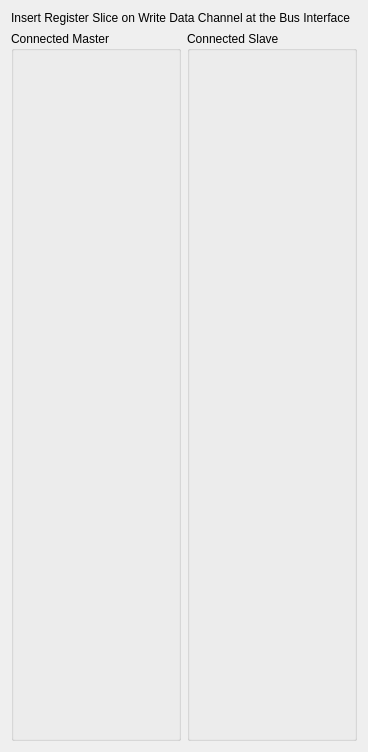
                 <widget class="QWidget" name="scrollAreaWidgetContents_6">
                  <property name="geometry">
                   <rect>
                    <x>0</x>
                    <y>0</y>
                    <width>367</width>
                    <height>752</height>
                   </rect>
                  </property>
                  <layout class="QVBoxLayout" name="verticalLayout_34">
                   <item>
                    <widget class="QLabel" name="label_7">
                     <property name="text">
                      <string>Insert Register Slice on Write Data Channel at the Bus Interface  </string>
                     </property>
                    </widget>
                   </item>
                   <item>
                    <layout class="QHBoxLayout" name="horizontalLayout_12">
                     <item>
                      <widget class="QGroupBox" name="groupBox_13">
                       <property name="title">
                        <string>Connected Master</string>
                       </property>
                       <layout class="QVBoxLayout" name="verticalLayout_13">
                        <item>
                         <widget class="MdtGui::LabeledCombobox" name="C_M_AXI_W_REGISTER_1">
                          <property name="Hidden">
                           <bool>true</bool>
                          </property>
                         </widget>
                        </item>
                        <item>
                         <widget class="MdtGui::LabeledCombobox" name="C_M_AXI_W_REGISTER_2">
                          <property name="Hidden">
                           <bool>true</bool>
                          </property>
                         </widget>
                        </item>
                        <item>
                         <widget class="MdtGui::LabeledCombobox" name="C_M_AXI_W_REGISTER_3">
                          <property name="Hidden">
                           <bool>true</bool>
                          </property>
                         </widget>
                        </item>
                        <item>
                         <widget class="MdtGui::LabeledCombobox" name="C_M_AXI_W_REGISTER_4">
                          <property name="Hidden">
                           <bool>true</bool>
                          </property>
                         </widget>
                        </item>
                        <item>
                         <widget class="MdtGui::LabeledCombobox" name="C_M_AXI_W_REGISTER_5">
                          <property name="Hidden">
                           <bool>true</bool>
                          </property>
                         </widget>
                        </item>
                        <item>
                         <widget class="MdtGui::LabeledCombobox" name="C_M_AXI_W_REGISTER_6">
                          <property name="Hidden">
                           <bool>true</bool>
                          </property>
                         </widget>
                        </item>
                        <item>
                         <widget class="MdtGui::LabeledCombobox" name="C_M_AXI_W_REGISTER_7">
                          <property name="Hidden">
                           <bool>true</bool>
                          </property>
                         </widget>
                        </item>
                        <item>
                         <widget class="MdtGui::LabeledCombobox" name="C_M_AXI_W_REGISTER_8">
                          <property name="Hidden">
                           <bool>true</bool>
                          </property>
                         </widget>
                        </item>
                        <item>
                         <widget class="MdtGui::LabeledCombobox" name="C_M_AXI_W_REGISTER_9">
                          <property name="Hidden">
                           <bool>true</bool>
                          </property>
                         </widget>
                        </item>
                        <item>
                         <widget class="MdtGui::LabeledCombobox" name="C_M_AXI_W_REGISTER_10">
                          <property name="Hidden">
                           <bool>true</bool>
                          </property>
                         </widget>
                        </item>
                        <item>
                         <widget class="MdtGui::LabeledCombobox" name="C_M_AXI_W_REGISTER_11">
                          <property name="Hidden">
                           <bool>true</bool>
                          </property>
                         </widget>
                        </item>
                        <item>
                         <widget class="MdtGui::LabeledCombobox" name="C_M_AXI_W_REGISTER_12">
                          <property name="Hidden">
                           <bool>true</bool>
                          </property>
                         </widget>
                        </item>
                        <item>
                         <widget class="MdtGui::LabeledCombobox" name="C_M_AXI_W_REGISTER_13">
                          <property name="Hidden">
                           <bool>true</bool>
                          </property>
                         </widget>
                        </item>
                        <item>
                         <widget class="MdtGui::LabeledCombobox" name="C_M_AXI_W_REGISTER_14">
                          <property name="Hidden">
                           <bool>true</bool>
                          </property>
                         </widget>
                        </item>
                        <item>
                         <widget class="MdtGui::LabeledCombobox" name="C_M_AXI_W_REGISTER_15">
                          <property name="Hidden">
                           <bool>true</bool>
                          </property>
                         </widget>
                        </item>
                        <item>
                         <widget class="MdtGui::LabeledCombobox" name="C_M_AXI_W_REGISTER_16">
                          <property name="Hidden">
                           <bool>true</bool>
                          </property>
                         </widget>
                        </item>
                        <item>
                         <spacer name="verticalSpacer_13">
                          <property name="orientation">
                           <enum>Qt::Vertical</enum>
                          </property>
                          <property name="sizeHint" stdset="0">
                           <size>
                            <width>20</width>
                            <height>40</height>
                           </size>
                          </property>
                         </spacer>
                        </item>
                       </layout>
                      </widget>
                     </item>
                     <item>
                      <widget class="QGroupBox" name="groupBox_12">
                       <property name="title">
                        <string>Connected Slave</string>
                       </property>
                       <layout class="QVBoxLayout" name="verticalLayout_14">
                        <item>
                         <widget class="MdtGui::LabeledCombobox" name="C_S_AXI_W_REGISTER_1">
                          <property name="Hidden">
                           <bool>true</bool>
                          </property>
                         </widget>
                        </item>
                        <item>
                         <widget class="MdtGui::LabeledCombobox" name="C_S_AXI_W_REGISTER_2">
                          <property name="Hidden">
                           <bool>true</bool>
                          </property>
                         </widget>
                        </item>
                        <item>
                         <widget class="MdtGui::LabeledCombobox" name="C_S_AXI_W_REGISTER_3">
                          <property name="Hidden">
                           <bool>true</bool>
                          </property>
                         </widget>
                        </item>
                        <item>
                         <widget class="MdtGui::LabeledCombobox" name="C_S_AXI_W_REGISTER_4">
                          <property name="Hidden">
                           <bool>true</bool>
                          </property>
                         </widget>
                        </item>
                        <item>
                         <widget class="MdtGui::LabeledCombobox" name="C_S_AXI_W_REGISTER_5">
                          <property name="Hidden">
                           <bool>true</bool>
                          </property>
                         </widget>
                        </item>
                        <item>
                         <widget class="MdtGui::LabeledCombobox" name="C_S_AXI_W_REGISTER_6">
                          <property name="Hidden">
                           <bool>true</bool>
                          </property>
                         </widget>
                        </item>
                        <item>
                         <widget class="MdtGui::LabeledCombobox" name="C_S_AXI_W_REGISTER_7">
                          <property name="Hidden">
                           <bool>true</bool>
                          </property>
                         </widget>
                        </item>
                        <item>
                         <widget class="MdtGui::LabeledCombobox" name="C_S_AXI_W_REGISTER_8">
                          <property name="Hidden">
                           <bool>true</bool>
                          </property>
                         </widget>
                        </item>
                        <item>
                         <widget class="MdtGui::LabeledCombobox" name="C_S_AXI_W_REGISTER_9">
                          <property name="Hidden">
                           <bool>true</bool>
                          </property>
                         </widget>
                        </item>
                        <item>
                         <widget class="MdtGui::LabeledCombobox" name="C_S_AXI_W_REGISTER_10">
                          <property name="Hidden">
                           <bool>true</bool>
                          </property>
                         </widget>
                        </item>
                        <item>
                         <widget class="MdtGui::LabeledCombobox" name="C_S_AXI_W_REGISTER_11">
                          <property name="Hidden">
                           <bool>true</bool>
                          </property>
                         </widget>
                        </item>
                        <item>
                         <widget class="MdtGui::LabeledCombobox" name="C_S_AXI_W_REGISTER_12">
                          <property name="Hidden">
                           <bool>true</bool>
                          </property>
                         </widget>
                        </item>
                        <item>
                         <widget class="MdtGui::LabeledCombobox" name="C_S_AXI_W_REGISTER_13">
                          <property name="Hidden">
                           <bool>true</bool>
                          </property>
                         </widget>
                        </item>
                        <item>
                         <widget class="MdtGui::LabeledCombobox" name="C_S_AXI_W_REGISTER_14">
                          <property name="Hidden">
                           <bool>true</bool>
                          </property>
                         </widget>
                        </item>
                        <item>
                         <widget class="MdtGui::LabeledCombobox" name="C_S_AXI_W_REGISTER_15">
                          <property name="Hidden">
                           <bool>true</bool>
                          </property>
                         </widget>
                        </item>
                        <item>
                         <widget class="MdtGui::LabeledCombobox" name="C_S_AXI_W_REGISTER_16">
                          <property name="Hidden">
                           <bool>true</bool>
                          </property>
                         </widget>
                        </item>
                        <item>
                         <spacer name="verticalSpacer_12">
                          <property name="orientation">
                           <enum>Qt::Vertical</enum>
                          </property>
                          <property name="sizeHint" stdset="0">
                           <size>
                            <width>20</width>
                            <height>40</height>
                           </size>
                          </property>
                         </spacer>
                        </item>
                       </layout>
                      </widget>
                     </item>
                    </layout>
                   </item>
                  </layout>
                 </widget>
